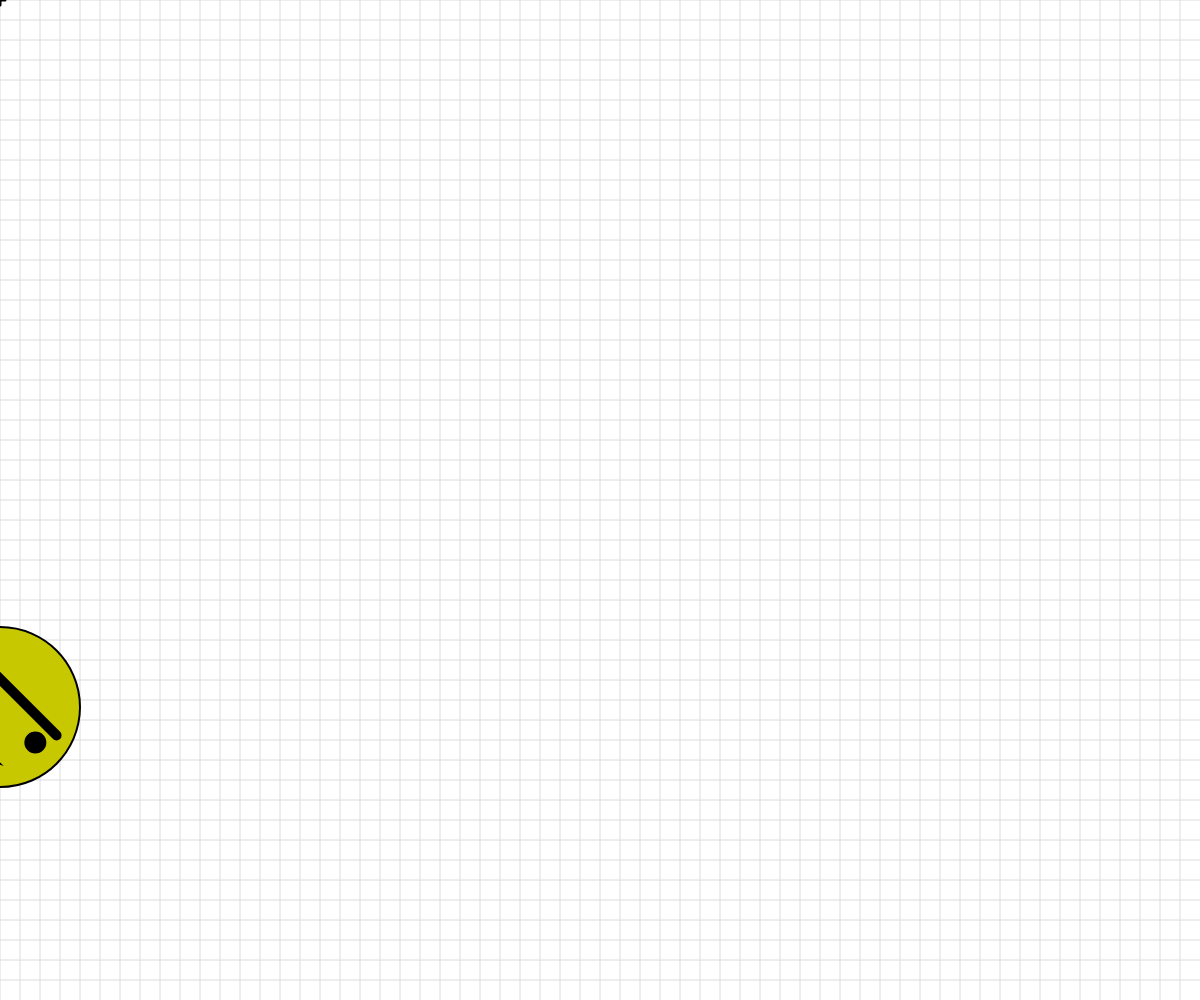
Frame 1 (no input)
Frame 60 (no input): identical to frame 1, image omitted
Frame 120 (the mouse pressed at the canvas centre since frame 60): identical to frame 1, image omitted

The p5.js sketch that drew this single still picture (run headless with seeded random() and noise() and a simulated clock; from frame 60 on, the mouse is pressed at the canvas centre):

// p5.js sketch
// ── sketch.js
  // Basic Transformations Sandbox


let originalSpacing = 20;


function setup() {
  createCanvas(windowWidth, windowHeight);
}

function draw() {
  background(255);
  drawBasicGrid(220);


  //transformation one: TRANSLATION
  //push(); // creats a copy of the current coordinates
  //translate(100,100); // moves to origin
  //drawBasicGrid(100);
  //rectangleRed(0,0);
  //pop(); // discard coordiante system, return to precice

  //rectangleBlue(0,0);

  //transformation two: SCALE

  //rectMode(CORNER);
  //rectangleRed(40,0);

  //let scaleAmount = map(mouseX,0,width,0.3,6);
  //translate(100,100);
  //scale(scaleAmount); // 1 - nochange <1 smaller
  //drawBasicGrid(160); // >1 larger
  //rectMode(CENTER);
  //rectangleBlue(0,0);


  //transformation three: ROTATION
  //reminder: rotations are measured in radians, not degrees! Functions can help with the conversion...
  //rectMode(CENTER);
  //translate(width/2, height/2);
  //frameCount
  //face(0,0);
  //rotate(radians(frameCount));
  //drawBasicGrid(150);
  //rectangleRed(150,0);


  //Combinations of Transformations
  push();
  rotate(radians(45));
  scale(2);
  translate(50,50);
  face(200, 200);

  pop();

}


function face(x, y) {
  //draw a face at x,y
  push();
  translate(x,y);
  ellipseMode(CENTER);
  fill(200,200,0);
  stroke(0);
  ellipse(0,0,80,80);
  fill(90, 140, 30, 220);
  triangle(-20, 20, 20, 20, 0, 30);
  fill(0);
  ellipse(-25,0,10,10);
  ellipse(25,0,10,10);
  strokeWeight(5);
  line(-30,-10,30,-10);
  strokeWeight(1);
  pop();

}

function rectangleRed(x, y) {
  //draw a red rectangle at x,y (sized 50 pixels square) - to visualize what happens to the coordinate system
  //when different basic transformations are applied.
  noStroke();
  fill(255, 0, 0, 150);
  rect(x, y, 50, 50);

}

function rectangleBlue(x, y) {
  //draw a red rectangle at x,y (sized 50 pixels square) - to visualize what happens to the coordinate system
  //when different basic transformations are applied.
  noStroke();
  fill(0, 0, 255, 150);
  rect(x, y, 50, 50);

}

function drawBasicGrid(shade) {
  //draw the normal cartesian Coordinate Grid, in a light color. Spaced at 20 px by default
  stroke(shade);
  for (let x = 0; x < width; x += 20) {
    line(x, 0, x, height);
  }
  for (let y = 0; y < height; y += 20) {
    line(0, y, width, y);
  }

  //Draw "X" at the origin
  strokeWeight(3);
  stroke(0);
  line(-5,0,5,0);
  line(0,5,0,-5);
  strokeWeight(1);
}
